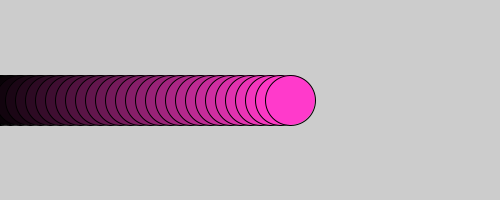
Frame 1 (no input)
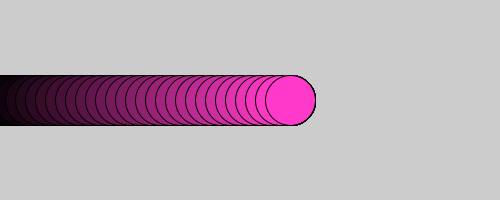
Frame 60 (the mouse pressed at the canvas centre just before this capture)
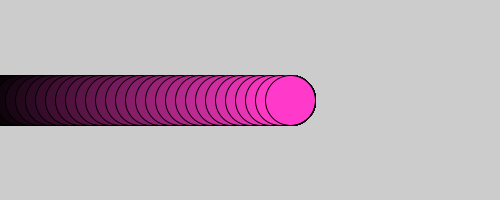
Frame 120 (the mouse held since frame 60 and released just before this capture)

The Processing sketch that drew these frames (run headless with seeded random() and noise(); from frame 60 on, the mouse is pressed at the canvas centre):

// Processing sketch: Array_EjemploEnClase
// ── Array_EjemploEnClase.pde
int nElementos = 30;
float [] valores = new float[nElementos];
color [] colores = new color[nElementos];

void setup() {
  size(500,200);
  for(int i=0;i<valores.length;i++){
    colores[i] = color(i*9,i*2,i*7);
    valores[i] = 10*i;
  }
  println(valores.length);
}

void draw() {
  for(int i=0; i<valores.length;i++){
    fill(colores[i]);
    ellipse(valores[i], height/2, 50, 50);
  }
}
